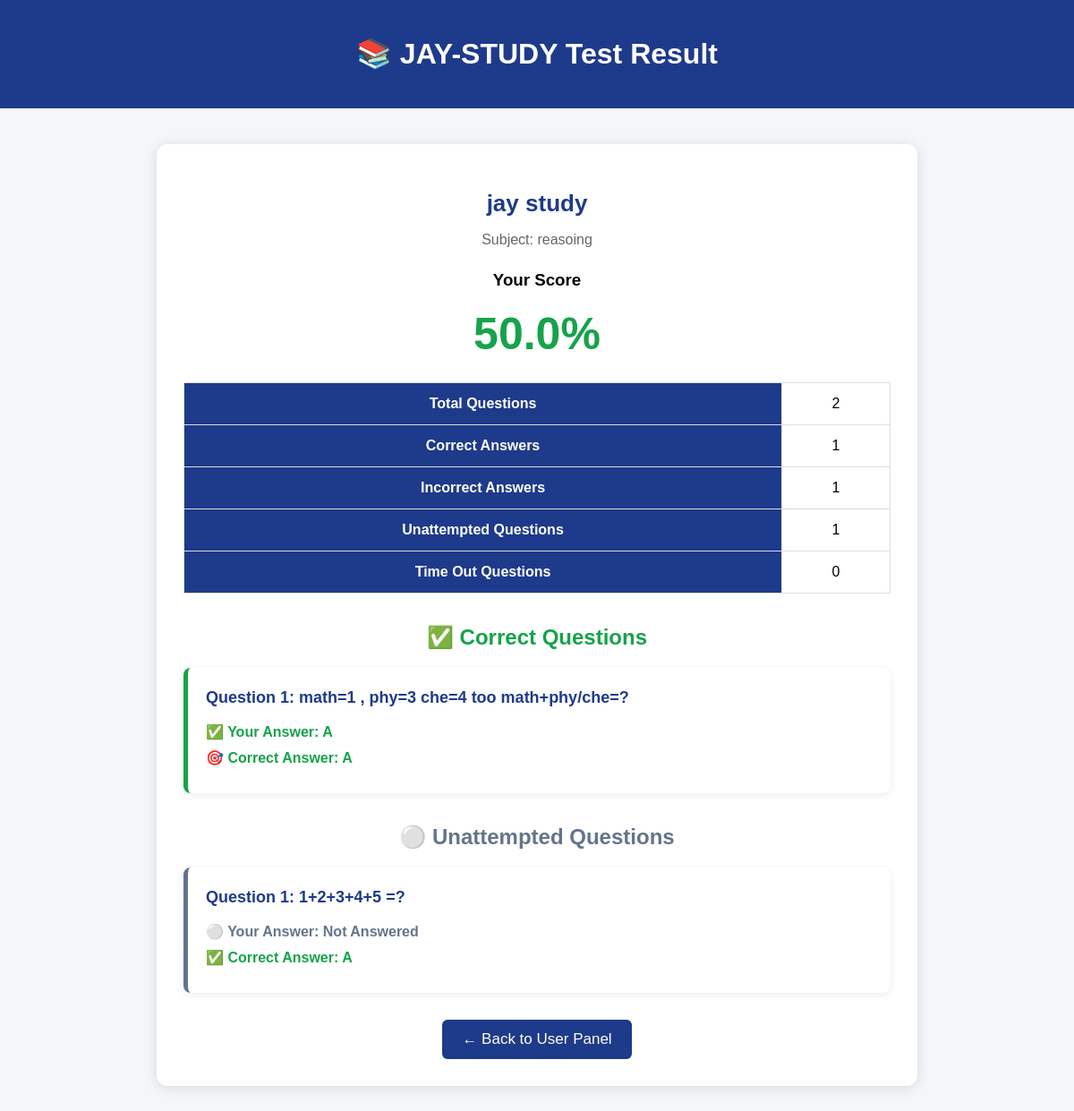
The page /test-result/6 (signed in) on the database its author committed.
### tables this page shows
CREATE TABLE tests (
            id INTEGER PRIMARY KEY AUTOINCREMENT,
            title TEXT NOT NULL,
            subject TEXT NOT NULL,
            created_at TIMESTAMP DEFAULT CURRENT_TIMESTAMP
        );

CREATE TABLE test_results (
            id INTEGER PRIMARY KEY AUTOINCREMENT,
            test_id INTEGER NOT NULL,
            username TEXT NOT NULL,
            total_questions INTEGER NOT NULL,
            correct_answers INTEGER NOT NULL,
            wrong_answers INTEGER NOT NULL,
            percentage REAL NOT NULL,
            submitted_at TIMESTAMP DEFAULT CURRENT_TIMESTAMP
        , timeout_answers INTEGER NOT NULL DEFAULT 0);

CREATE TABLE test_answer_details (
            id INTEGER PRIMARY KEY AUTOINCREMENT,
            result_id INTEGER NOT NULL,
            question_id INTEGER NOT NULL,
            question TEXT NOT NULL,
            selected_answer TEXT,
            correct_answer TEXT NOT NULL,
            is_correct INTEGER NOT NULL
        , is_timeout INTEGER NOT NULL DEFAULT 0);

### app.py (the view)
@app.route("/test-result/<int:id>")
def test_result(id):
    if "user" not in session and "admin" not in session:
        return redirect(url_for("login"))
    conn = get_db_connection()
    result = conn.execute("""
        SELECT
            test_results.*,
            tests.title,
            tests.subject
        FROM test_results
        JOIN tests
        ON test_results.test_id = tests.id
        WHERE test_results.id = ?
    """, (id,)).fetchone()
    if result is None:
        conn.close()
        return "Result Not Found!"
    if (
        "user" in session
        and result["username"] != session["user"]
    ):
        conn.close()
        return "You are not allowed to view this result!"
    correct_questions = conn.execute("""
        SELECT *
        FROM test_answer_details
        WHERE result_id = ?
        AND is_correct = 1
        AND is_timeout = 0
        ORDER BY id ASC
    """, (id,)).fetchall()
    wrong_questions = conn.execute("""
        SELECT *
        FROM test_answer_details
        WHERE result_id = ?
        AND is_correct = 0
        AND is_timeout = 0
        AND selected_answer IS NOT NULL
        AND selected_answer != ''
        ORDER BY id ASC
    """, (id,)).fetchall()
    unattempted_questions = conn.execute("""
        SELECT *
        FROM test_answer_details
        WHERE result_id = ?
        AND is_correct = 0
        AND is_timeout = 0
        AND (
            selected_answer IS NULL
            OR selected_answer = ''
        )
        ORDER BY id ASC
    """, (id,)).fetchall()
    timeout_questions = conn.execute("""
        SELECT *
        FROM test_answer_details
        WHERE result_id = ?
        AND is_timeout = 1
        ORDER BY id ASC
    """, (id,)).fetchall()
    conn.close()
    return render_template(
        "test_result.html",
        result=result,
        correct_questions=correct_questions,
        wrong_questions=wrong_questions,
        unattempted_questions=unattempted_questions,
        timeout_questions=timeout_questions
    )

### app.py (called while the page is built)
def get_db_connection():
    conn = sqlite3.connect(DATABASE)
    conn.row_factory = sqlite3.Row
    return conn

### templates/test_result.html (shortened to what this page needs)
<!DOCTYPE html>
<html lang="en">
<head>
</head>
<body>
    <div class="header">
        <h1>📚 JAY-STUDY Test Result</h1>
    </div>
    <div class="container">
        <div class="result-card">
            <h2 class="test-title">
                {{ result.title }}
            </h2>
            <p class="subject">
                Subject: {{ result.subject }}
            </p>
            <h3>Your Score</h3>
            <div class="percentage">
                {{ result.percentage }}%
            </div>
            <table class="result-table">
                <tr>
                    <th>Total Questions</th>
                    <td>{{ result.total_questions }}</td>
                </tr>
                <tr>
                    <th>Correct Answers</th>
                    <td>{{ result.correct_answers }}</td>
                </tr>
                <tr>
                    <th>Incorrect Answers</th>
                    <td>{{ result.wrong_answers }}</td>
                </tr>
                <tr>
                    <th>Unattempted Questions</th>
                    <td>{{ unattempted_questions|length }}</td>
                </tr>
                <tr>
                    <th>Time Out Questions</th>
                    <td>{{ result.timeout_answers }}</td>
                </tr>
            </table>
            {% if correct_questions %}
            <div class="correct-section">
                <h2>✅ Correct Questions</h2>
                {% for item in correct_questions %}
                <div class="correct-card">
                    <div class="question-text">
                        Question {{ loop.index }}:
                        {{ item.question }}
                    </div>
                    <div class="correct-your-answer">
                        ✅ Your Answer:
                        {{ item.selected_answer }}
                    </div>
                    <div class="correct-answer">
                        🎯 Correct Answer:
                        {{ item.correct_answer }}
                    </div>
                </div>
                {% endfor %}
            </div>
            {% endif %}
            {% if unattempted_questions %}
            <div class="unattempted-section">
                <h2>⚪ Unattempted Questions</h2>
                {% for item in unattempted_questions %}
                <div class="unattempted-card">
                    <div class="question-text">
                        Question {{ loop.index }}:
                        {{ item.question }}
                    </div>
                    <div class="unattempted-answer">
                        ⚪ Your Answer:
                        Not Answered
                    </div>
                    <div class="correct-answer">
                        ✅ Correct Answer:
                        {{ item.correct_answer }}
                    </div>
                </div>
                {% endfor %}
            </div>
            {% endif %}
            <a href="{{ url_for('user_panel') }}"
               class="back-btn">
                ← Back to User Panel
            </a>
        </div>
    </div>
</body>
</html>

### templates/test_result.html (style rules this page uses)
* { box-sizing: border-box; }
body { margin: 0; font-family: Arial, sans-serif; background: #f4f6f9; }
.header { background: #1e3a8a; color: white; padding: 20px; text-align: center; }
.container { width: 90%; max-width: 850px; margin: 40px auto; }
.result-card { background: white; padding: 30px; border-radius: 12px; box-shadow: 0 2px 15px rgba(0, 0, 0, 0.12); text-align: center; }
.test-title { color: #1e3a8a; font-size: 26px; margin-bottom: 5px; }
.subject { color: #666; margin-bottom: 25px; }
.percentage { font-size: 50px; font-weight: bold; color: #16a34a; margin: 20px 0; }
.result-table { width: 100%; border-collapse: collapse; margin-top: 25px; }
.result-table th, .result-table td { padding: 14px; border: 1px solid #ddd; }
.result-table th { background: #1e3a8a; color: white; }
.correct-section, .wrong-section, .unattempted-section, .timeout-section { margin-top: 35px; text-align: left; }
.correct-section h2 { color: #16a34a; text-align: center; }
.unattempted-section h2 { color: #64748b; text-align: center; }
.correct-card, .wrong-card, .unattempted-card, .timeout-card { background: white; padding: 20px; margin-top: 20px; border-radius: 8px; box-shadow: 0 2px 8px rgba(0, 0, 0, 0.08); }
.correct-card { border-left: 5px solid #16a34a; }
.unattempted-card { border-left: 5px solid #64748b; }
.question-text { font-size: 18px; font-weight: bold; color: #1e3a8a; margin-bottom: 15px; line-height: 1.5; }
.correct-your-answer { color: #16a34a; font-weight: bold; margin: 10px 0; }
.unattempted-answer { color: #64748b; font-weight: bold; margin: 10px 0; }
.correct-answer { color: #16a34a; font-weight: bold; margin: 10px 0; }
.back-btn { display: inline-block; margin-top: 30px; padding: 12px 22px; background: #1e3a8a; color: white; text-decoration: none; border-radius: 6px; font-size: 17px; }

### rows shown on the page
tests: title "jay study", subject "reasoing"
test_results: percentage "50.0", total_questions "2", correct_answers "1", wrong_answers "1", timeout_answers "0"
test_answer_details: question "math=1 , phy=3 che=4 too math+phy/che=?", selected_answer "A", correct_answer "A"
test_answer_details: question "1+2+3+4+5 =?", correct_answer "A"

### other values the page prints
{{ unattempted_questions|length }} "1"
